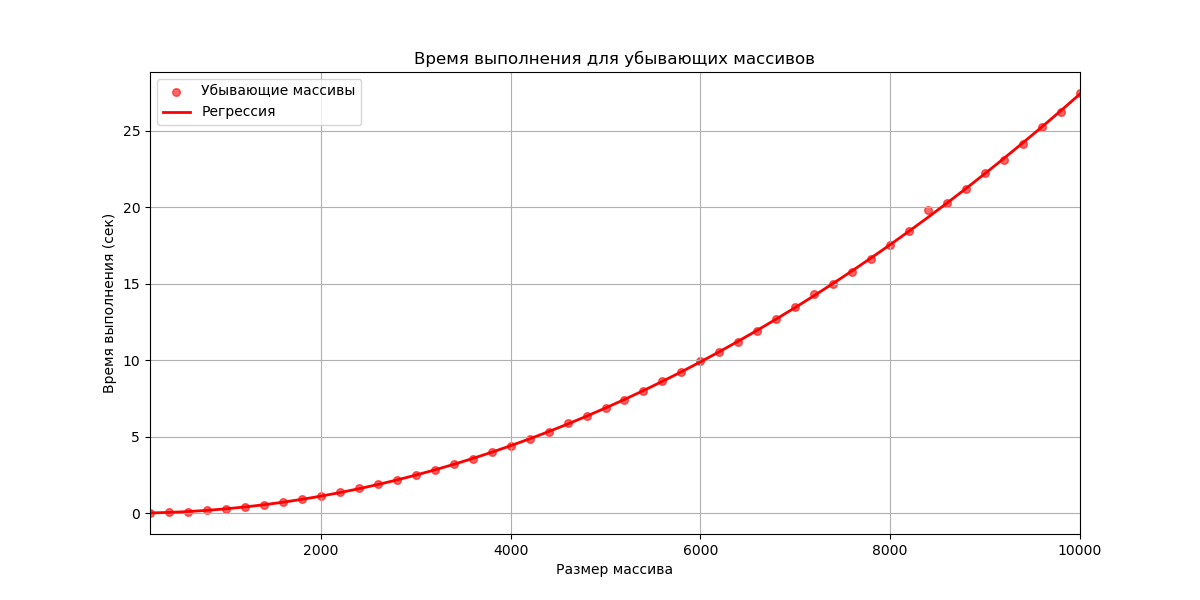

This figure's Python source:
import numpy as np
import matplotlib.pyplot as plt
from sklearn.preprocessing import PolynomialFeatures
from sklearn.linear_model import LinearRegression
import time

def insertion_sort(arr):
    length = len(arr)
    for i in range(1, length):
        key = arr[i]
        j = i - 1
        while j >= 0 and arr[j] > key:
            arr[j + 1] = arr[j]
            j -= 1
        arr[j + 1] = key
    return arr

def generate_descending_array(size):
    return np.arange(size, 0, -1)

np.random.seed(42)

sizes = np.arange(200, 10001, 200)

times_descending = []

for size in sizes:
    arr_descending = generate_descending_array(size)
    start_time = time.time()
    insertion_sort(arr_descending)
    end_time = time.time()
    times_descending.append(end_time - start_time)
    print(size, end_time - start_time)

poly = PolynomialFeatures(degree=2)
N_b_poly_descending = poly.fit_transform(sizes.reshape(-1, 1))
model_descending = LinearRegression()
model_descending.fit(N_b_poly_descending, times_descending)
y_predict_descending = model_descending.predict(N_b_poly_descending)

plt.figure(figsize=(12,6)) 
plt.scatter(sizes,times_descending,label='Убывающие массивы',color='red',alpha=0.6,s=30) 
plt.plot(sizes,y_predict_descending,label='Регрессия',color='red',linewidth=2) 
plt.title('Время выполнения для убывающих массивов') 
plt.xlabel('Размер массива') 
plt.ylabel('Время выполнения (сек)') 
plt.xlim(200,10000) 
plt.grid() 
plt.legend() 
plt.show()
